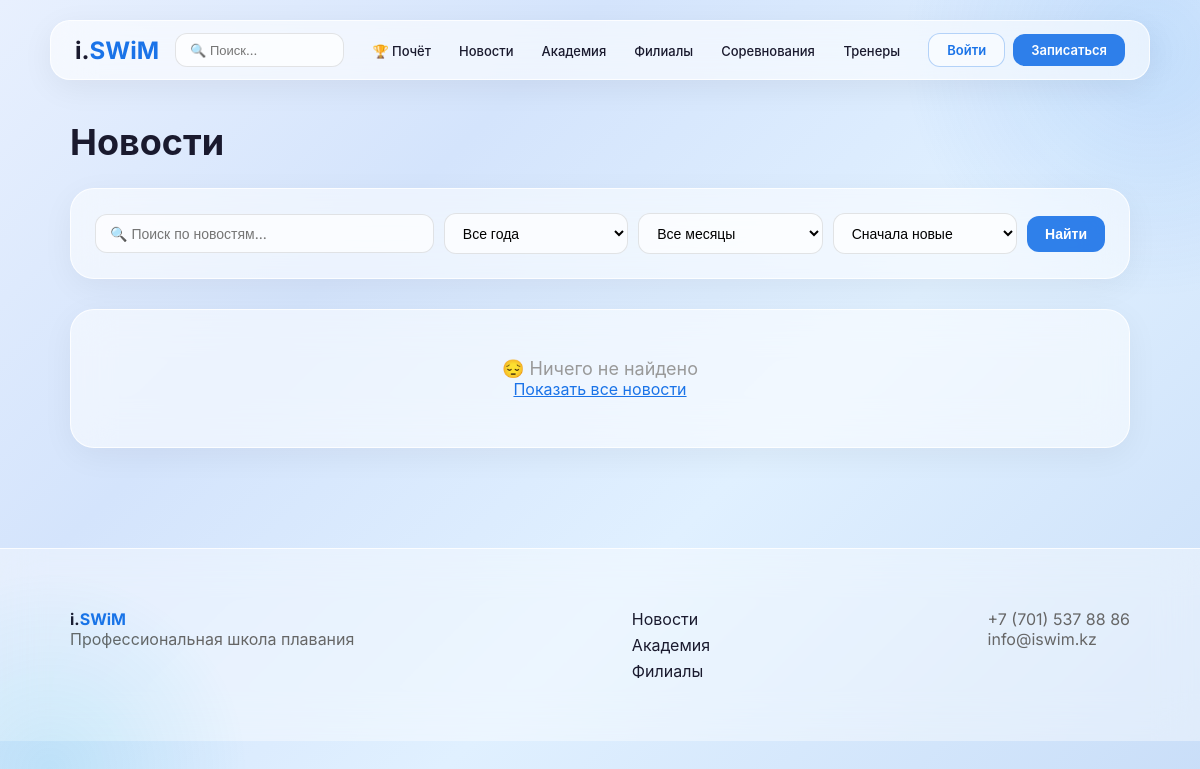
The page /news/ on the database as committed earlier.
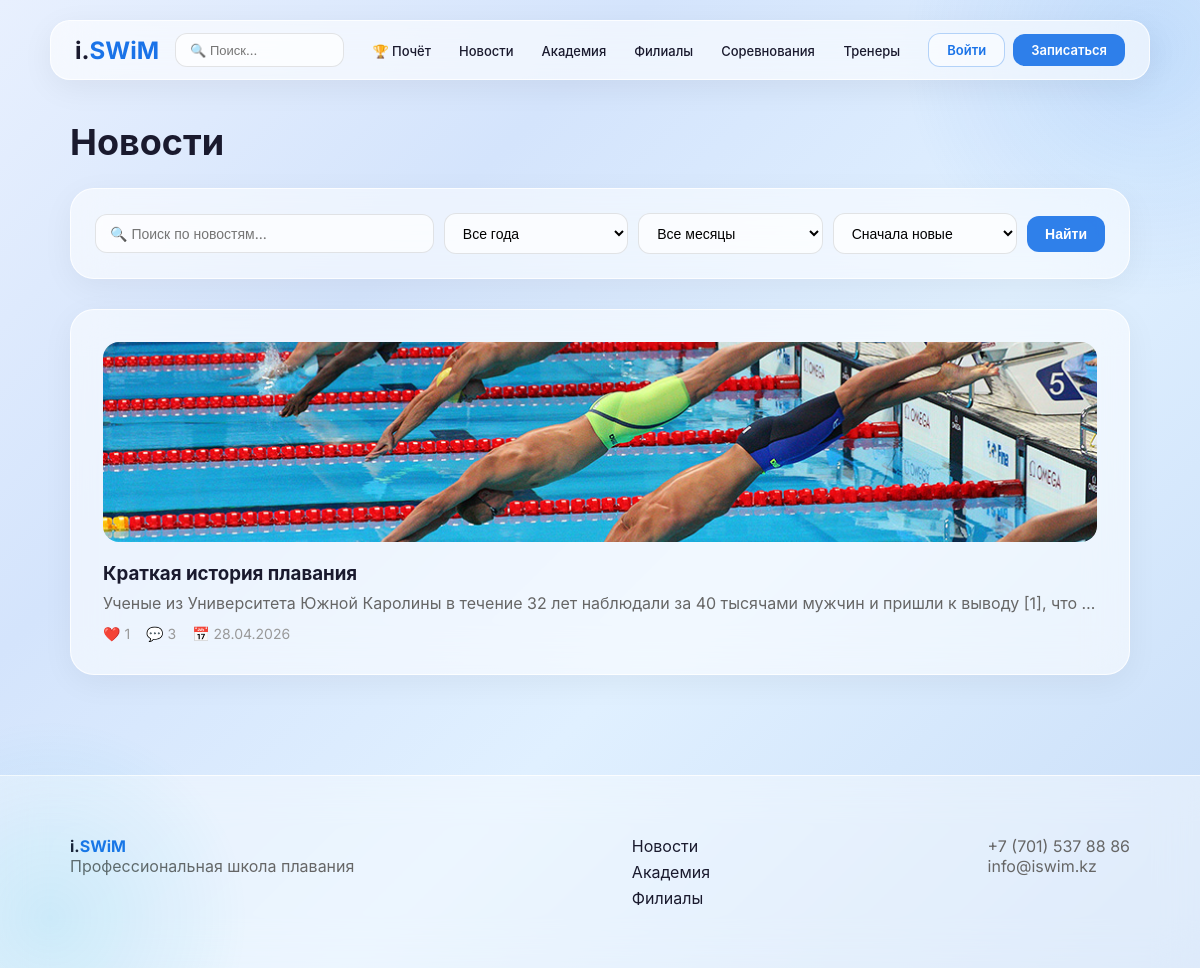
The same page on the database as committed later.
### news/models.py (models this page shows, shortened)
class News(models.Model):
    title = models.CharField(max_length=200, verbose_name='Заголовок')
    slug = models.SlugField(unique=True, verbose_name='ЧПУ')
    image = models.ImageField(upload_to='news/', verbose_name='Изображение')
    short_text = models.TextField(verbose_name='Краткий текст')
    full_text = models.TextField(verbose_name='Полный текст')
    published_at = models.DateTimeField(auto_now_add=True, verbose_name='Дата публикации')
    is_published = models.BooleanField(default=True, verbose_name='Опубликовано')
    class Meta:
        verbose_name = 'Новость'
        verbose_name_plural = 'Новости'
        ordering = ['-published_at']

### news/views.py (the view)
# urls.py: path('news/', NewsListView.as_view(), name='news_list'),
class NewsListView(ListView):
    model = News
    template_name = 'news/news_list.html'
    context_object_name = 'news_list'
    paginate_by = 10
    def get_queryset(self):
        queryset = News.objects.filter(is_published=True)
        search = self.request.GET.get('search', '')
        if search:
            queryset = queryset.filter(
                Q(title__icontains=search) |
                Q(short_text__icontains=search) |
                Q(full_text__icontains=search)
            )
        year = self.request.GET.get('year', '')
        month = self.request.GET.get('month', '')
        if year:
            queryset = queryset.filter(published_at__year=year)
        if month:
            queryset = queryset.filter(published_at__month=month)
        sort = self.request.GET.get('sort', 'newest')
        if sort == 'oldest':
            queryset = queryset.order_by('published_at')
        elif sort == 'popular':
            queryset = sorted(queryset, key=lambda n: n.likes.count(), reverse=True)
        else:
            queryset = queryset.order_by('-published_at')
        return queryset
    def get_context_data(self, **kwargs):
        context = super().get_context_data(**kwargs)
        years = News.objects.filter(is_published=True).dates('published_at', 'year')
        context['years'] = list(set(d.year for d in years))
        context['years'].sort(reverse=True)
        context['current_search'] = self.request.GET.get('search', '')
        context['current_year'] = self.request.GET.get('year', '')
        context['current_month'] = self.request.GET.get('month', '')
        context['current_sort'] = self.request.GET.get('sort', 'newest')
        return context

### news/templates/news/news_list.html (shortened to what this page needs)
{% extends 'core/base.html' %}
{% block content %}
<div class="container">
    <h1 class="page-title">Новости</h1>
    <div class="glass-card" style="margin-bottom:30px;padding:24px;">
        <form method="get" style="display:flex;gap:10px;flex-wrap:wrap;align-items:center;">
            <input type="text" name="search" value="{{ current_search }}" placeholder="🔍 Поиск по новостям..." style="flex:2;min-width:180px;padding:10px 14px;border-radius:12px;border:1px solid rgba(0,0,0,0.1);background:rgba(255,255,255,0.7);font-family:'Inter',sans-serif;font-size:14px;">
            <select name="year" style="flex:1;min-width:110px;padding:10px 14px;border-radius:12px;border:1px solid rgba(0,0,0,0.1);background:rgba(255,255,255,0.7);font-family:'Inter',sans-serif;font-size:14px;">
                <option value="">Все года</option>
            </select>
            <select name="month" style="flex:1;min-width:110px;padding:10px 14px;border-radius:12px;border:1px solid rgba(0,0,0,0.1);background:rgba(255,255,255,0.7);font-family:'Inter',sans-serif;font-size:14px;">
                <option value="">Все месяцы</option>
            </select>
            <select name="sort" style="flex:1;min-width:130px;padding:10px 14px;border-radius:12px;border:1px solid rgba(0,0,0,0.1);background:rgba(255,255,255,0.7);font-family:'Inter',sans-serif;font-size:14px;">
                <option value="newest" {% if current_sort == 'newest' %}selected{% endif %}>Сначала новые</option>
            </select>
            <button type="submit" class="btn-glass" style="white-space:nowrap;font-size:14px;padding:10px 18px;">Найти</button>
        </form>
    </div>
    <div class="grid-3">
        {% for item in news_list %}
            <a href="{% url 'news_detail' item.slug %}" style="text-decoration:none;color:inherit;">
                <div class="glass-card" style="height:100%;">
                    {% if item.image %}
                        <img src="{{ item.image.url }}" style="width:100%;height:200px;object-fit:cover;border-radius:16px;margin-bottom:16px;">
                    {% endif %}
                    <h3 style="font-weight:700;margin-bottom:8px;">{{ item.title }}</h3>
                    <p style="color:#666;margin-bottom:12px;">{{ item.short_text|truncatewords:20 }}</p>
                    <div style="display:flex;gap:16px;align-items:center;color:#999;font-size:14px;">
                        <span>❤️ {{ item.likes.count }}</span>
                        <span>💬 {{ item.comments.count }}</span>
                        <span>📅 {{ item.published_at|date:"d.m.Y" }}</span>
                    </div>
                </div>
            </a>
        {% empty %}
            <div class="glass-card" style="grid-column:1/-1;text-align:center;padding:48px;">
                <p style="color:#999;font-size:18px;">😔 Ничего не найдено</p>
                <a href="{% url 'news_list' %}" style="color:#1a73e8;">Показать все новости</a>
            </div>
        {% endfor %}
    </div>
</div>
{% endblock %}

Rows that differ between the two databases and show on the page:
added News: image (picture), title "Краткая история плавания", short_text "Ученые из Университета Южной Каролины в течение 32 лет наблюдали за 40 тысячами мужчин и пришли к выводу [1], что …", likes.count "1", comments.count "3", published_at "28.04.2026"
Other text that changed with them:
text no longer shown: "😔 Ничего не найдено Показать все новости"
